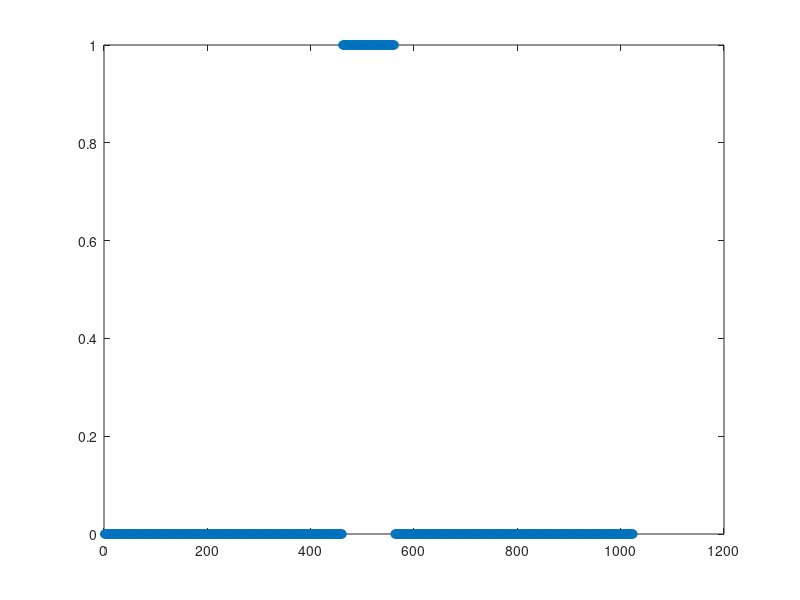
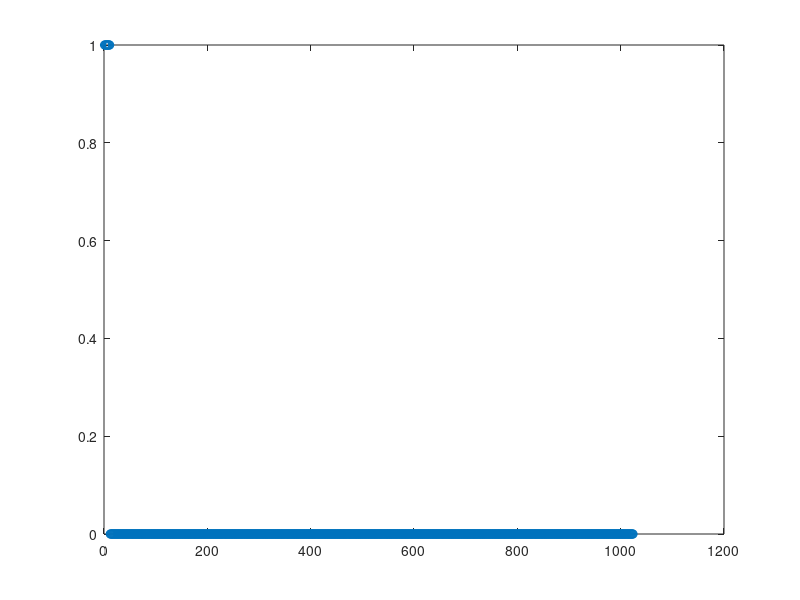
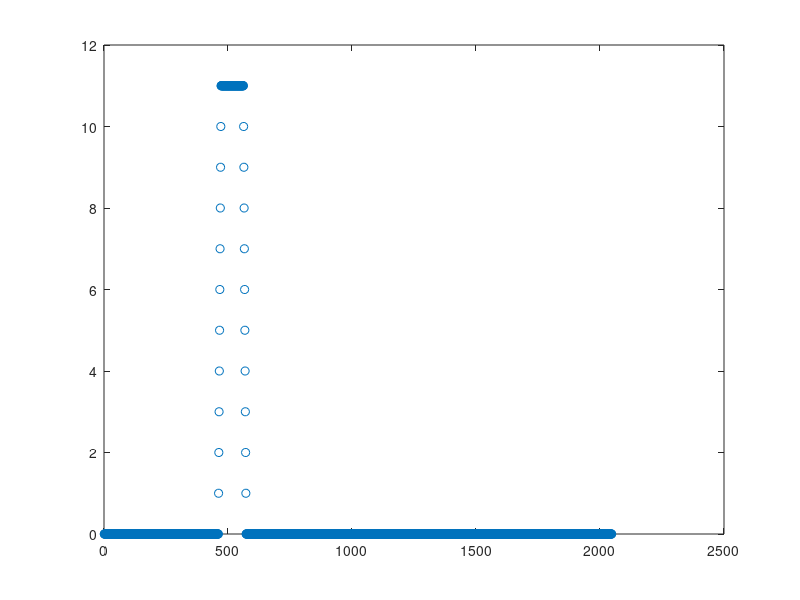
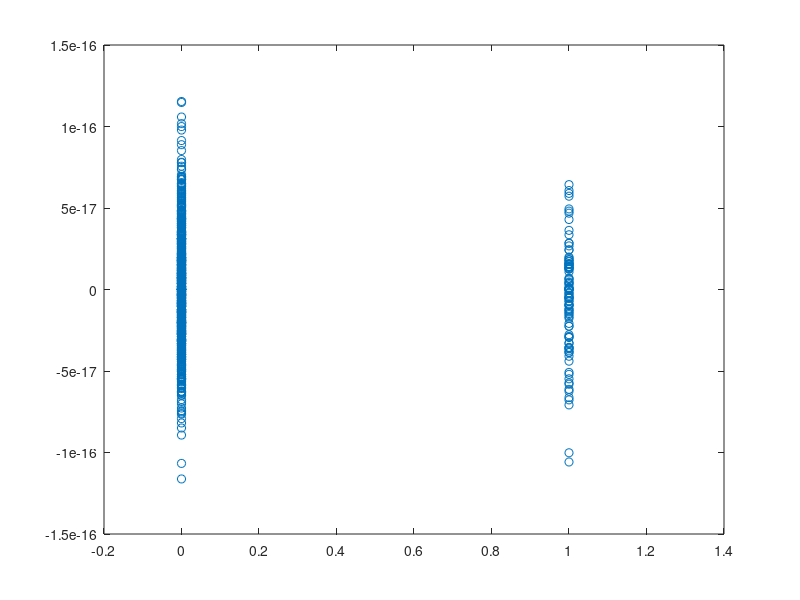

MATLAB code to generate these figures, in order:
N_SAMP = 1024;

w = linspace(0, 2 * pi * (1 - 1 / N_SAMP), N_SAMP); 

h_n = zeros(N_SAMP, 1);
h_n(1 : 11) = 1;

x_n = zeros(N_SAMP, 1);
x_n(N_SAMP / 2 - 50 : N_SAMP / 2 + 50) = 1;

y_n = conv(x_n, h_n);
Y_jw = fft(y_n, N_SAMP);

H_jw = fft(h_n, N_SAMP);

H_jw_inv = 1 ./ H_jw;

deconv = ifft(Y_jw .* H_jw_inv);

figure(1)
plot(x_n, 'Marker', 'o', 'LineStyle', 'none');

figure(2)
plot(h_n, 'Marker', 'o', 'LineStyle', 'none');

figure(3)
plot(y_n, 'Marker', 'o', 'LineStyle', 'none');

figure(4)
plot(deconv, 'Marker', 'o', 'LineStyle', 'none');
